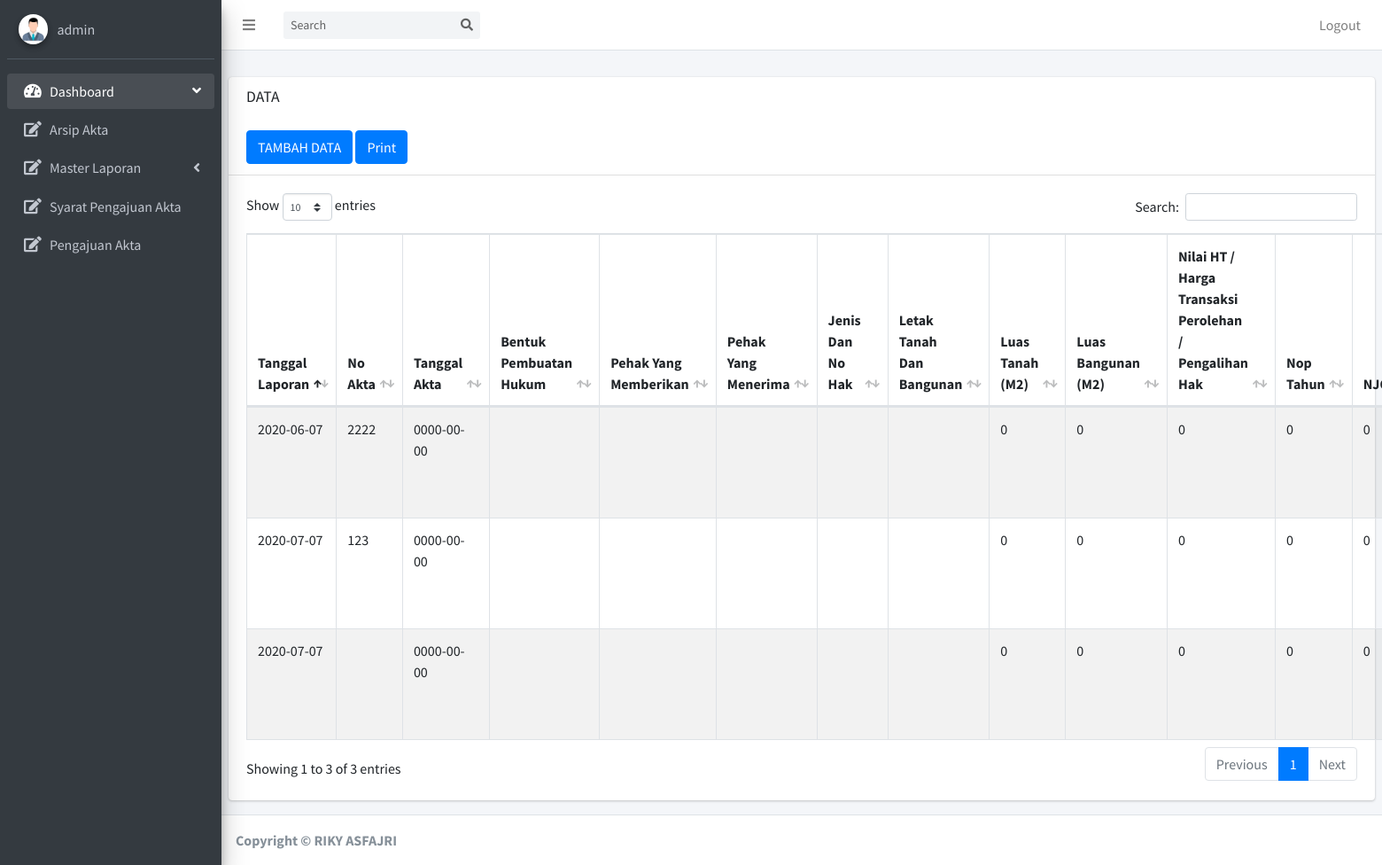
Page /nia/admin/laporan/view_bulanan.php (signed in) on the committed database.
### tables this page shows
CREATE TABLE `laporan` (
  `id_laporan` int(11) NOT NULL,
  `no_akta` varchar(125) NOT NULL,
  `tgl_akta` date NOT NULL,
  `bentuk_hukum` varchar(15) NOT NULL,
  `nama_penjual` varchar(50) NOT NULL,
  `nama_pembeli` varchar(50) NOT NULL,
  `no_sertifikat` varchar(100) NOT NULL,
  `alamat_tanah` varchar(125) NOT NULL,
  `luas_tanah` int(100) NOT NULL,
  `luas_bangunan` int(100) NOT NULL,
  `harga_peralihan_hak` int(20) NOT NULL,
  `nop_tahun` int(20) NOT NULL,
  `njop` int(20) NOT NULL,
  `tgl_ssp` varchar(20) NOT NULL,
  `h_ssp` int(20) NOT NULL,
  `tgl_ssb` varchar(20) NOT NULL,
  `h_ssb` int(20) NOT NULL,
  `keterangan` varchar(225) NOT NULL,
  `tgl_laporan` varchar(11) NOT NULL
);

### nia/admin/laporan/view_bulanan.php (the view, shortened to what this page needs)
<?php include "../../pages/coneksi/config.php";
if (empty($_SESSION['username']) AND
    empty($_SESSION['password']))
    { header('location:../../pages/login/login.php');}
    else {
?>
<!DOCTYPE html>
<html>
<head>
  <link rel="stylesheet" href="../../plugins/fontawesome-free/css/all.min.css">
  <link rel="stylesheet" href="https://code.ionicframework.com/ionicons/2.0.1/css/ionicons.min.css">
  <link rel="stylesheet" href="../../plugins/datatables-bs4/css/dataTables.bootstrap4.css">
  <link rel="stylesheet" href="../../dist/css/adminlte.min.css">
</head>
<body class="hold-transition sidebar-mini">
<div class="wrapper">
  <?php include 'navbar.php'; include 'sidebar.php'; ?>
  <div class="content-wrapper">
    <section class="content-header">
    </section>
    <section class="content">
      <div class="row">
        <div class="col-12">
          <div class="card">
            <div class="card-header">
              <h3 class="card-title">DATA </h3> <br><br>
              <a href='add.php' class='btn btn-primary'>TAMBAH DATA</a>
              <a href='print.php' class='btn btn-primary'>Print</a>
            </div>
            <div class="card-body">
              <table id="example1" class="table table-bordered table-striped">
                <thead>
                <tr>
                  <th>Tanggal Laporan</th>
                  <th>No Akta</th>
                  <th>Tanggal Akta</th>
                  <th>Bentuk Pembuatan Hukum</th>
                  <th>Pehak Yang Memberikan</th>
                  <th>Pehak Yang Menerima</th>
                  <th>Jenis Dan No Hak</th>
                  <th>Letak Tanah Dan Bangunan</th>
                  <th>Luas Tanah (M2)</th>
                  <th>Luas Bangunan (M2)</th>
                  <th>Nilai HT / Harga Transaksi Perolehan / Pengalihan Hak</th>
                  <th>Nop Tahun</th>
                  <th>NJOP</th>
                </tr>
                </thead>
                <tbody>
                <?php
                $queri ="SELECT*FROM laporan WHERE tgl_laporan order by tgl_laporan  ";
                $hasil =mysqli_query($koneksi,$queri);
                while ($kolom=mysqli_fetch_assoc($hasil)) {
                    ?><tr>
                            <td><?php echo "$kolom[tgl_laporan]"; ?></td>
                            <td><?php echo "$kolom[no_akta]"; ?></td>
                            <td><?php echo "$kolom[tgl_akta]"; ?></td>
                            <td><?php echo "$kolom[bentuk_hukum]"; ?></td>
                            <td><?php echo "$kolom[nama_penjual]"; ?></td>
                            <td><?php echo "$kolom[nama_pembeli]"; ?></td>
                            <td><?php echo "$kolom[no_sertifikat]"; ?></td>
                            <td><?php echo "$kolom[alamat_tanah]"; ?></td>
                            <td><?php echo "$kolom[luas_tanah]"; ?></td>
                            <td><?php echo "$kolom[luas_bangunan]"; ?></td>
                            <td><?php echo "$kolom[harga_peralihan_hak]"; ?></td>
                            <td><?php echo "$kolom[nop_tahun]"; ?></td>
                            <td><?php echo "$kolom[njop]"; ?></td>
                        </tr>
                        <?php
                 }
                 ?>
                </tbody>
              </table>
            </div>
          </div>
        </div>
      </div>
    </section>
  </div>
<?php include '../footer.php'; ?>
</div>
</body>
</html>
<?php } ;?>

### rows in the picture
laporan: tgl_laporan "2020-06-07", no_akta "2222", tgl_akta "0000-00-00", luas_tanah "0", luas_bangunan "0", harga_peralihan_hak "0", nop_tahun "0", njop "0"
laporan: tgl_laporan "2020-07-07", no_akta "123", tgl_akta "0000-00-00", luas_tanah "0", luas_bangunan "0", harga_peralihan_hak "0", nop_tahun "0", njop "0"
laporan: tgl_laporan "2020-07-07", tgl_akta "0000-00-00", luas_tanah "0", luas_bangunan "0", harga_peralihan_hak "0", nop_tahun "0", njop "0"

### other values in the picture
$_SESSION[username] "admin"
